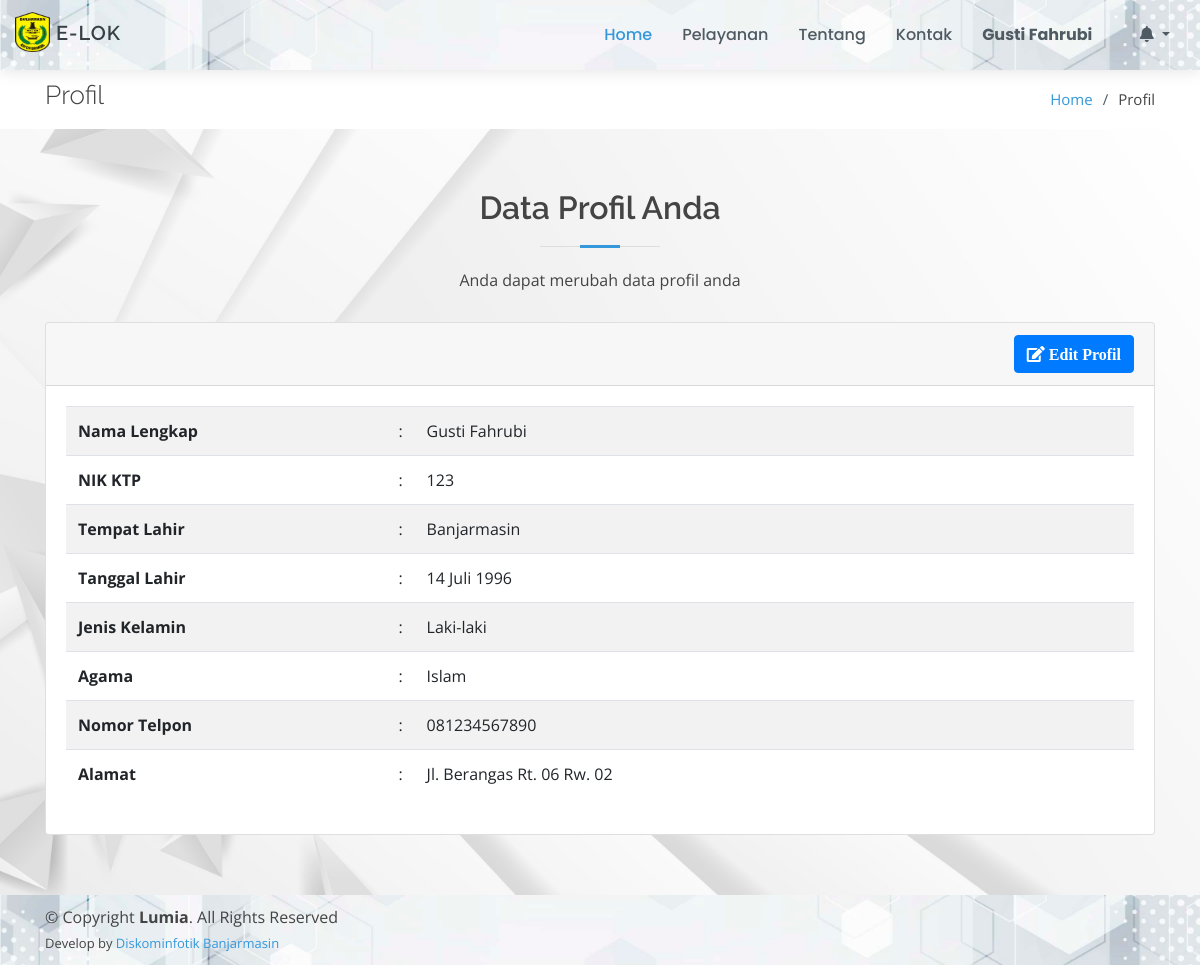
/profil.php (signed in), run on the app's committed database.
### tables this page shows
CREATE TABLE `masyarakat` (
  `id_masyarakat` int(11) NOT NULL,
  `nama` varchar(50) NOT NULL,
  `nik` varchar(25) NOT NULL,
  `tempat_lahir` varchar(50) NOT NULL,
  `tgl_lahir` date NOT NULL,
  `jk` varchar(12) NOT NULL,
  `agama` varchar(20) NOT NULL,
  `telpon` varchar(13) NOT NULL,
  `alamat` text NOT NULL,
  `password` text NOT NULL
);

### config/config.php (called while the page is built, shortened)
<?php
function base_url($url = null)
{
	$base_url = "http://localhost/layanan-kecamatan";
	if ($url != null) {
		return $base_url . "/" . $url;
	} else {
		return $base_url;
	}
}
function encryptor($action, $string)
{
	$output = false;
	$encrypt_method = "AES-256-CBC";
	$secret_key = 'muni';
	$secret_iv = 'muni123';
	$key = hash('sha256', $secret_key);
	$iv = substr(hash('sha256', $secret_iv), 0, 16);
	if ($action == 'encrypt') {
		$output = openssl_encrypt($string, $encrypt_method, $key, 0, $iv);
		$output = base64_encode($output);
	} else if ($action == 'decrypt') {
		$output = openssl_decrypt(base64_decode($string), $encrypt_method, $key, 0, $iv);
	}
	return $output;
}

### config/bulan.php (called while the page is built, shortened)
<?php
$bln = array(
    '01' => 'Januari',
    '02' => 'Februari',
    '03' => 'Maret',
    '04' => 'April',
    '05' => 'Mei',
    '06' => 'Juni',
    '07' => 'Juli',
    '08' => 'Agustus',
    '09' => 'September',
    '10' => 'Oktober',
    '11' => 'November',
    '12' => 'Desember'
);

### profil.php (the view, shortened to what this page needs)
<!DOCTYPE html>
<html lang="en">
<?php
include_once "config/config.php";
include_once "config/bulan.php";
include_once "template/ui/head.php";
$idm      = $_SESSION['id_masyarakat'];
?>
<body>
    <?php include_once "template/ui/header.php"; ?>
    <main id="main">
        <section id="breadcrumbs" class="breadcrumbs">
            <div class="container">
                <div class="d-flex justify-content-between align-items-center">
                    <h2>Profil</h2>
                    <ol>
                        <li><a href="<?= base_url(); ?>">Home</a></li>
                        <li>Profil</li>
                    </ol>
                </div>
            </div>
        </section>
        <section id="pelayanan" class="pelayanan graform">
            <div class="container">
                <div class="section-title">
                    <h2>Data Profil Anda</h2>
                    <p>Anda dapat merubah data profil anda</p>
                </div>
                <div class="row">
                    <div class="col-md-12">
                        <?php
                        $row = $koneksi->query("SELECT * FROM masyarakat WHERE id_masyarakat = '$idm'")->fetch_array();
                        ?>
                        <div class="card">
                            <div class="card-header">
                                <div class="card-tools float-right">
                                    <a href="edit-profil?id=<?= encryptor('encrypt', $row['id_masyarakat']) ?>" class="btn btn-primary btn-tool">
                                        <i class="fa fa-edit"> Edit Profil</i>
                                    </a>
                                </div>
                            </div>
                            <div class="card-body">
                                <div class="table-responsive">
                                    <table class="table table-striped">
                                        <tr>
                                            <th width="30%">Nama Lengkap</th>
                                            <td width="2%">:</td>
                                            <td><?= $row['nama']; ?></td>
                                        </tr>
                                        <tr>
                                            <th width="30%">NIK KTP</th>
                                            <td width="2%">:</td>
                                            <td><?= $row['nik'] ?></td>
                                        </tr>
                                        <tr>
                                            <th width="30%">Tempat Lahir</th>
                                            <td width="2%">:</td>
                                            <td><?= $row['tempat_lahir']; ?></td>
                                        </tr>
                                        <tr>
                                            <th width="30%">Tanggal Lahir</th>
                                            <td width="2%">:</td>
                                            <td>
                                                <?=
                                                    date('d', strtotime($row['tgl_lahir'])) . " " . $bln[date('m', strtotime($row['tgl_lahir']))] . " " . date('Y', strtotime($row['tgl_lahir']));
                                                ?>
                                            </td>
                                        </tr>
                                        <tr>
                                            <th width="30%">Jenis Kelamin</th>
                                            <td width="2%">:</td>
                                            <td><?= $row['jk'] ?></td>
                                        </tr>
                                        <tr>
                                            <th width="30%">Agama</th>
                                            <td width="2%">:</td>
                                            <td><?= $row['agama'] ?></td>
                                        </tr>
                                        <tr>
                                            <th width="30%">Nomor Telpon</th>
                                            <td width="2%">:</td>
                                            <td><?= $row['telpon'] ?></td>
                                        </tr>
                                        <tr>
                                            <th width="30%">Alamat</th>
                                            <td width="2%">:</td>
                                            <td><?= $row['alamat'] ?></td>
                                        </tr>
                                    </table>
                                </div>
                            </div>
                        </div>
                    </div>
                </div>
            </div>
        </section>
    </main>
    <?php include_once "template/ui/footer.php"; ?>
</body>
</html>

### assets/ui/assets/css/style.css (style rules this page uses)
body { font-family: "Open Sans", sans-serif; color: #444444; }
a { color: #3498db; }
h1, h2, h3, h4, h5, h6 { font-family: "Raleway", sans-serif; }
section { padding: 60px 0; }
.section-title { text-align: center; padding-bottom: 30px; }
.section-title h2 { font-size: 32px; font-weight: 600; margin-bottom: 20px; padding-bottom: 20px; position: relative; }
.section-title h2::before { content: ''; position: absolute; display: block; width: 120px; height: 1px; background: #ddd; bottom: 1px; left: calc(50% - 60px); }
.section-title h2::after { content: ''; position: absolute; display: block; width: 40px; height: 3px; background: #3498db; bottom: 0; left: calc(50% - 20px); }
.section-title p { margin-bottom: 0; }
.breadcrumbs { padding: 10px 0; margin-top: 70px; background-color: #fff; }
.breadcrumbs h2 { font-size: 26px; font-weight: 300; }
.breadcrumbs ol { display: flex; flex-wrap: wrap; list-style: none; padding: 0; margin: 0; font-size: 15px; }
.breadcrumbs ol li+li { padding-left: 10px; }
.breadcrumbs ol li+li::before { display: inline-block; padding-right: 10px; color: #4f5a62; content: "/"; }
.graform { background: url('../../../bg-cover/putih2.jpg') center center no-repeat; background-size: cover; position: relative; }

### data on the page
masyarakat: nama "Gusti Fahrubi", nik "123", tempat_lahir "Banjarmasin", tgl_lahir "14", tgl_lahir "Juli", tgl_lahir "1996", jk "Laki-laki", agama "Islam", telpon "081234567890", alamat "Jl. Berangas Rt. 06 Rw. 02"

### other printed values
$_SESSION['nama'] "Gusti Fahrubi"
